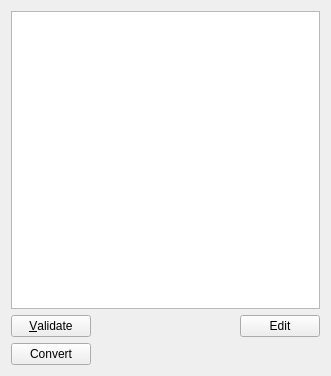
<?xml version="1.0" encoding="UTF-8"?>
<ui version="4.0">
 <class>LocalLayoutUi</class>
 <widget class="QWidget" name="LocalLayoutUi">
  <property name="geometry">
   <rect>
    <x>0</x>
    <y>0</y>
    <width>331</width>
    <height>376</height>
   </rect>
  </property>
  <property name="windowTitle">
   <string/>
  </property>
  <layout class="QGridLayout" name="gridLayout_2">
   <item row="0" column="0">
    <widget class="QTextEdit" name="locallayoutTE">
     <property name="toolTip">
      <string>Document-specific layout information</string>
     </property>
     <property name="statusTip">
      <string/>
     </property>
     <property name="acceptRichText">
      <bool>false</bool>
     </property>
    </widget>
   </item>
   <item row="1" column="0">
    <layout class="QGridLayout" name="gridLayout">
     <item row="0" column="0">
      <widget class="QPushButton" name="validatePB">
       <property name="toolTip">
        <string/>
       </property>
       <property name="text">
        <string>&amp;Validate</string>
       </property>
      </widget>
     </item>
     <item row="0" column="1">
      <widget class="QLabel" name="validLB">
       <property name="contextMenuPolicy">
        <enum>Qt::NoContextMenu</enum>
       </property>
       <property name="toolTip">
        <string>Errors reported in terminal.</string>
       </property>
       <property name="text">
        <string/>
       </property>
       <property name="alignment">
        <set>Qt::AlignCenter</set>
       </property>
      </widget>
     </item>
     <item row="0" column="2">
      <spacer name="horizontalSpacer">
       <property name="orientation">
        <enum>Qt::Horizontal</enum>
       </property>
       <property name="sizeHint" stdset="0">
        <size>
         <width>40</width>
         <height>20</height>
        </size>
       </property>
      </spacer>
     </item>
     <item row="0" column="3">
      <widget class="QPushButton" name="editPB">
       <property name="text">
        <string>Edit</string>
       </property>
      </widget>
     </item>
     <item row="1" column="0">
      <widget class="QPushButton" name="convertPB">
       <property name="text">
        <string>Convert</string>
       </property>
      </widget>
     </item>
     <item row="1" column="1">
      <widget class="QLabel" name="convertLB">
       <property name="contextMenuPolicy">
        <enum>Qt::NoContextMenu</enum>
       </property>
       <property name="toolTip">
        <string>Errors reported in terminal.</string>
       </property>
       <property name="text">
        <string/>
       </property>
       <property name="alignment">
        <set>Qt::AlignCenter</set>
       </property>
      </widget>
     </item>
    </layout>
   </item>
  </layout>
 </widget>
 <includes>
  <include location="local">qt_i18n.h</include>
 </includes>
 <resources/>
 <connections/>
</ui>
